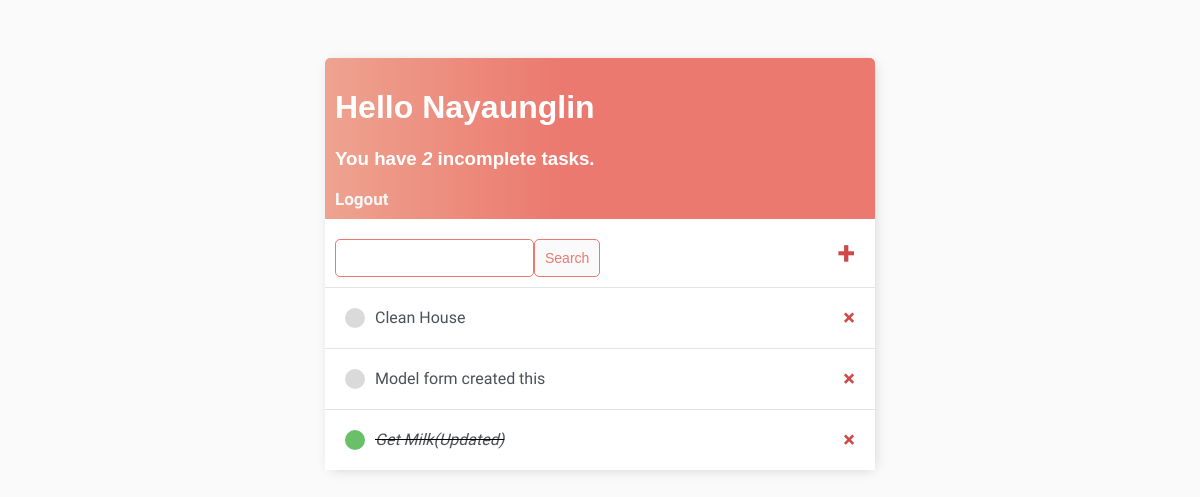
Page / (signed in) on the earlier database version.
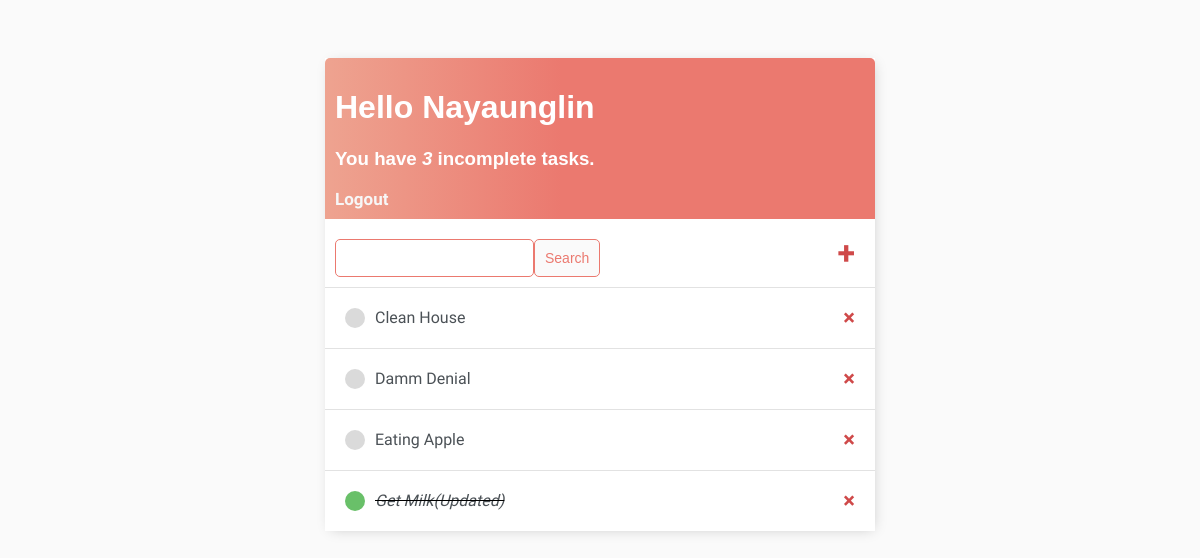
Same page on the later database version.
### base/models.py (models this page shows)
class Task(models.Model):
    user = models.ForeignKey(User, on_delete=models.CASCADE, null=True, blank=True)
    title = models.CharField(max_length=200)
    description = models.TextField(null=True, blank=True)
    complete = models.BooleanField(default=False)
    created = models.DateTimeField(auto_now_add=True)
    def __str__(self):
        return self.title
    class Meta:
        ordering = ['complete']

### base/views.py (the view)
# urls.py: path('', TaskList.as_view(), name='tasks'),
class TaskList(LoginRequiredMixin, ListView):
    model = Task
    context_object_name = 'tasks'
    def get_context_data(self, **kwargs):
        context = super().get_context_data(**kwargs)
        context['tasks'] = context['tasks'].filter(user=self.request.user)
        context['count'] = context['tasks'].filter(complete=False).count()
        search_input = self.request.GET.get('search-area') or ''
        if search_input:
            context['tasks'] = context['tasks'].filter(
                title__startswith=search_input
            )
        context['search_input'] = search_input
        return context

### base/templates/base/task_list.html
{% extends 'base/main.html' %}
{% block content %}
<div class="header-bar">
	<div>
		<h1>Hello {{ request.user|title }}</h1>
		<h3 style="margin: 0;">You have <i>{{ count }}</i> incomplete task{{ count|pluralize:"s"}}.</h3>
		<br/>
		{% if request.user.is_authenticated %}
		<a href="{% url 'logout' %}">Logout</a>
		{% else %}
		<a href="{% url 'login' %}">Login</a>
		{% endif %}
	</div>
</div>
<div id="search-add-wrapper">
	<form method="GET" style="margin-top: 20px; display: flex;">
		<input type="text" name="search-area" value="{{ search_input }}">
		<input class="button" type="submit" value="Search">
	</form>
	<a id="add-link" href="{% url 'task-create' %}">&#x2b;</a>
</div>
<div class="task-items-wrapper">
	{% for task in tasks %}
		<div class="task-wrapper">
			{% if task.complete %}
				<div class="task-title">
					<div class="task-complete-icon"></div>
					<i><s><a href="{% url 'task-update' task.id %}">{{ task }}</a></s></i>
				</div>
				<a class="delete-link" href="{% url 'task-delete' task.id %}">&#215;</a>
			{% else %}
				<div class="task-title">
					<div class="task-incomplete-icon"></div>
					<a href="{% url 'task-update' task.id %}">{{ task }}</a>
				</div>
				<a class="delete-link" href="{% url 'task-delete' task.id %}">&#215;</a>
			{% endif %}
		</div>
	{% empty %}
		<h3>No items in list.</h3>
	{% endfor %}
</div>
{% endblock content %}

### base/templates/base/main.html (shortened to what this page needs)
<!DOCTYPE html>
<html>
<head>
</head>
<body>
	<div class="container">
		{% block content %}
		{% endblock content %}
	</div>
</body>
</html>

### base/templates/base/main.html (style rules this page uses)
body { background-color: #FAFAFA; font-family: 'Source Sans Pro', sans-serif; padding-top: 50px; }
h1, h2, h3, h4, h5, h6 { font-family: 'Raleway', sans-serif; }
a, p { color: #4b5156; }
.container { max-width: 550px; margin: auto; background-color: #fff; -webkit-box-shadow: 2px 2px 13px -4px rgba(0, 0, 0, 0.21); box-shadow: 2px 2px 13px -4px rgba(0, 0, 0, 0.21); }
.header-bar { display: flex; justify-content: space-between; color: #fff; padding: 10px; border-radius: 5px 5px 0 0; background: linear-gradient(90deg, #EEA390 0%, #EB796F 43%, #EB796F 100%); position: relative; }
.header-bar a { color: rgb(247, 247, 247); text-decoration: none; font-size: 17px; font-weight: bold; }
.task-wrapper { display: flex; align-items: center; justify-content: space-between; padding: 20px; background-color: #fff; border-top: 1px solid rgb(226, 226, 226); }
.task-title { display: flex; }
.task-title a { text-decoration: none; color: #4b5156; margin-left: 10px; }
.task-complete-icon { height: 20px; width: 20px; background-color: rgb(105, 192, 105); border-radius: 50%; }
.task-incomplete-icon { height: 20px; width: 20px; background-color: rgb(218, 218, 218); border-radius: 50%; }
.delete-link { text-decoration: none; font-weight: 900; color: #cf4949; font-size: 22px; line-height: 0; }
#search-add-wrapper { display: flex; justify-content: space-between; align-items: center; padding: 0px 20px 10px 10px; }
#add-link { text-decoration: none; font-weight: 900; color: #cf4949; font-size: 32px; line-height: 0; padding-top: 10px; }
input[type=text], input[type=password], textarea { border: 1px solid #EB796F; border-radius: 5px; padding: 10px; width: 90%; }
.button { border: 1px solid #EB796F; background-color: #FAFAFA; color: #EB796F; padding: 10px; font-size: 14px; border-radius: 5px; cursor: pointer; text-decoration: none; }

Differences in the rows shown:
removed Task: title "Model form created this"
added Task: title "Damm Denial"
added Task: title "Eating Apple"
Other differences:
{{ count }}: "2" → "3"
